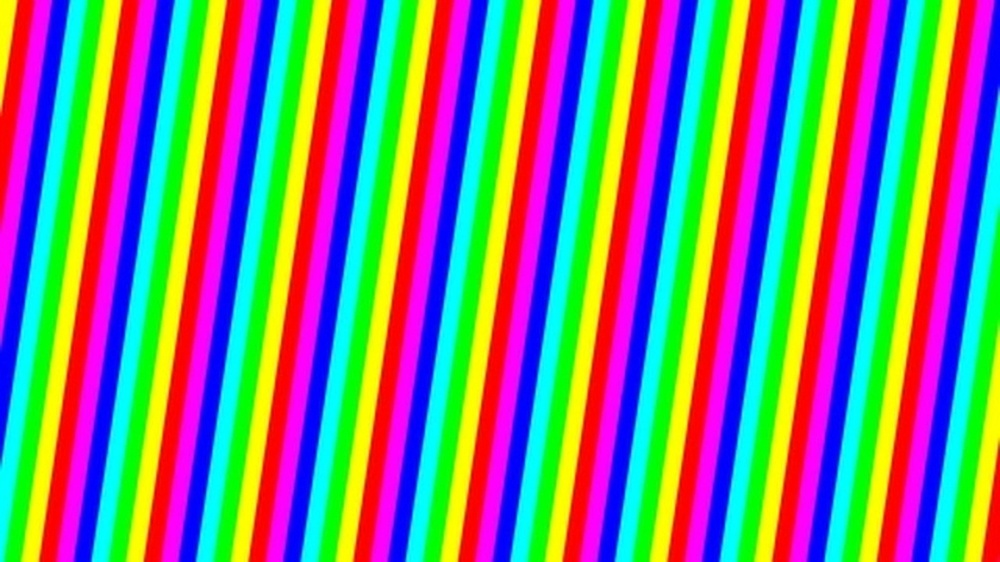
#> input picture current_abstract_video_image.jpg, 1000 x 562 px, shrunk from 3840 x 2160 before the run
$ python apply_max_contrast_final.py
#> lines starting #> are read from the running program, lines starting #| are printed output that depends on the picture
from PIL import Image, ImageEnhance
import numpy as np

def apply_max_contrast(image_path, output_path):
#> called with image_path = 'current_abstract_video_image.jpg', output_path = 'current_abstract_video_image.jpg'
    image = Image.open(image_path).convert("RGB")
#> image is the input picture: PIL image 1000x562 RGB; mean R, G, B 126.3, 127.6, 128.3
    np_image = np.asarray(image).astype(np.float32)

    # Scale each channel independently
    for c in range(3):
        channel = np_image[..., c]
        min_val = channel.min()
        max_val = channel.max()
        if max_val != min_val:
            np_image[..., c] = 255 * (channel - min_val) / (max_val - min_val)
#> this loop made 3 passes
#> pass 1, in apply_max_contrast, `channel = np_image[..., c]`:
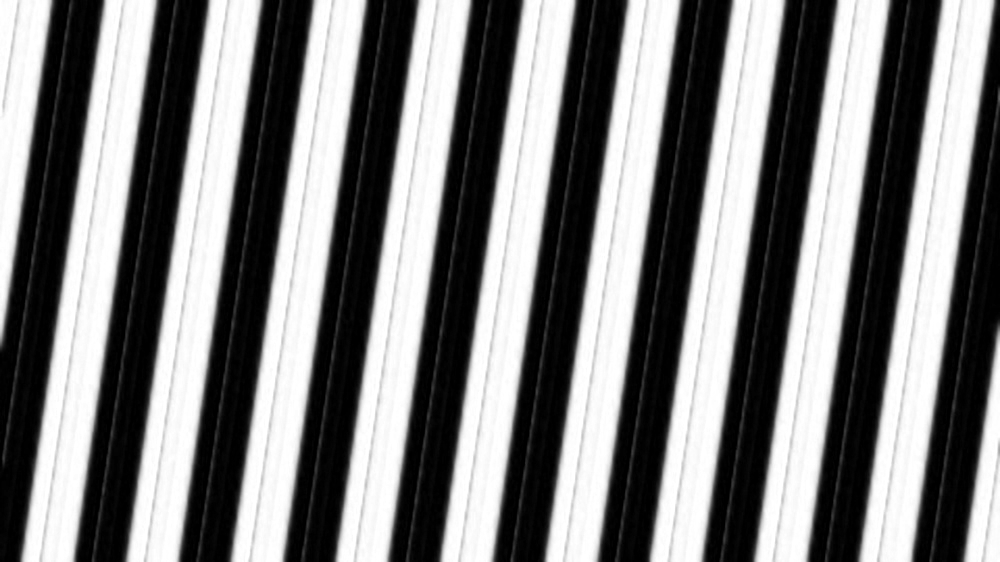
#> channel: shape (562, 1000) float32; min 0, max 255, mean 126.3
#> pass 2, in apply_max_contrast, `channel = np_image[..., c]`:
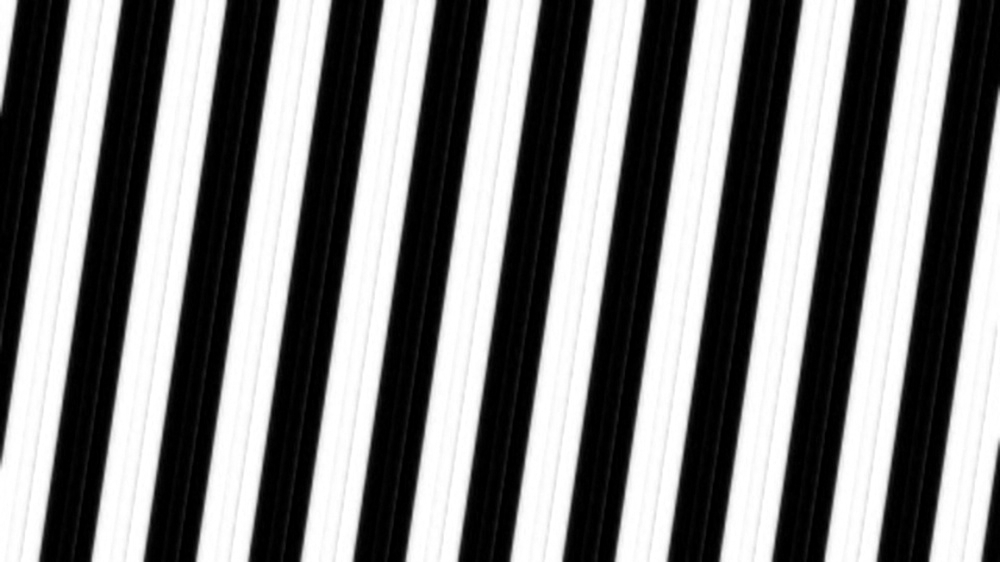
#> channel: shape (562, 1000) float32; min 0, max 255, mean 127.6
#> pass 3, in apply_max_contrast, `channel = np_image[..., c]`:
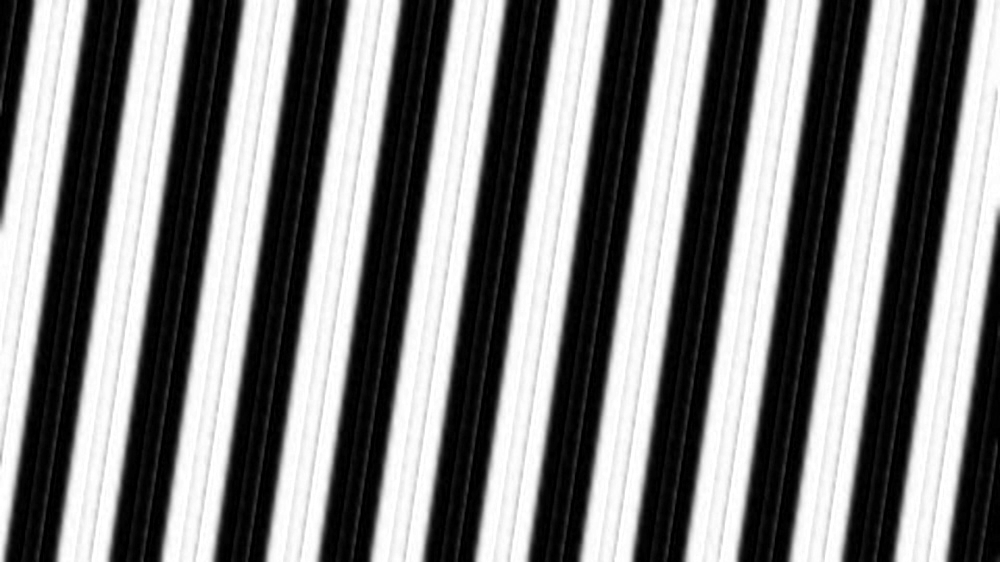
#> channel: shape (562, 1000) float32; min 0, max 255, mean 128.3

    new_image = Image.fromarray(np.clip(np_image, 0, 255).astype(np.uint8))
    new_image.save(output_path)

if __name__ == "__main__":
    apply_max_contrast("current_abstract_video_image.jpg", "current_abstract_video_image.jpg")

$ run again, with cloud_camouflage_resized.jpg copied over current_abstract_video_image.jpg
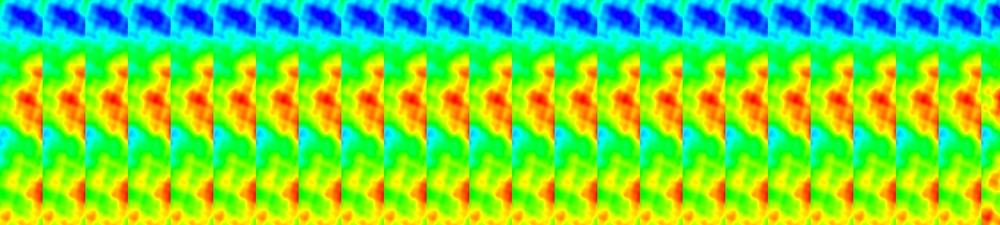
#> input picture cloud_camouflage_resized.jpg, 1000 x 225 px, shrunk from 12000 x 2700 before the run
#> in apply_max_contrast, image is the input picture: PIL image 1000x225 RGB; mean R, G, B 111.3, 217.9, 67.5
#> the loop in apply_max_contrast, `for c in range(3):` made 3 passes
#> pass 1, in apply_max_contrast, `channel = np_image[..., c]`:
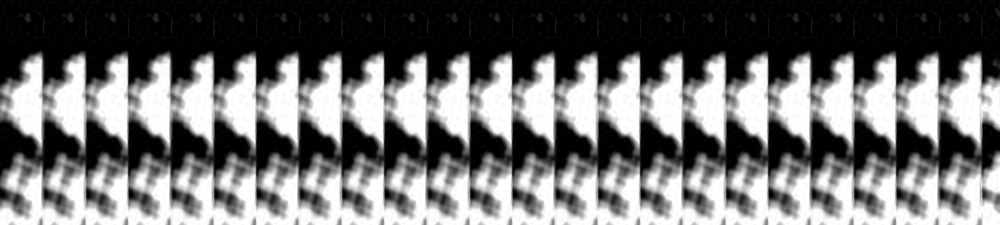
#> channel: shape (225, 1000) float32; min 0, max 255, mean 111.3
#> pass 3, in apply_max_contrast, `channel = np_image[..., c]`:
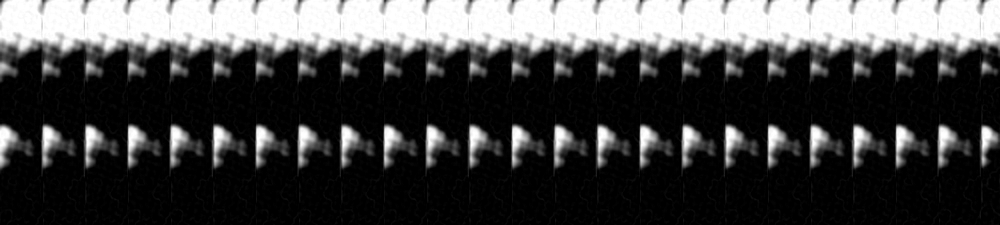
#> channel: shape (225, 1000) float32; min 0, max 255, mean 67.5

$ run again, with rainbow_gradient_heavy_contrast.jpg copied over current_abstract_video_image.jpg
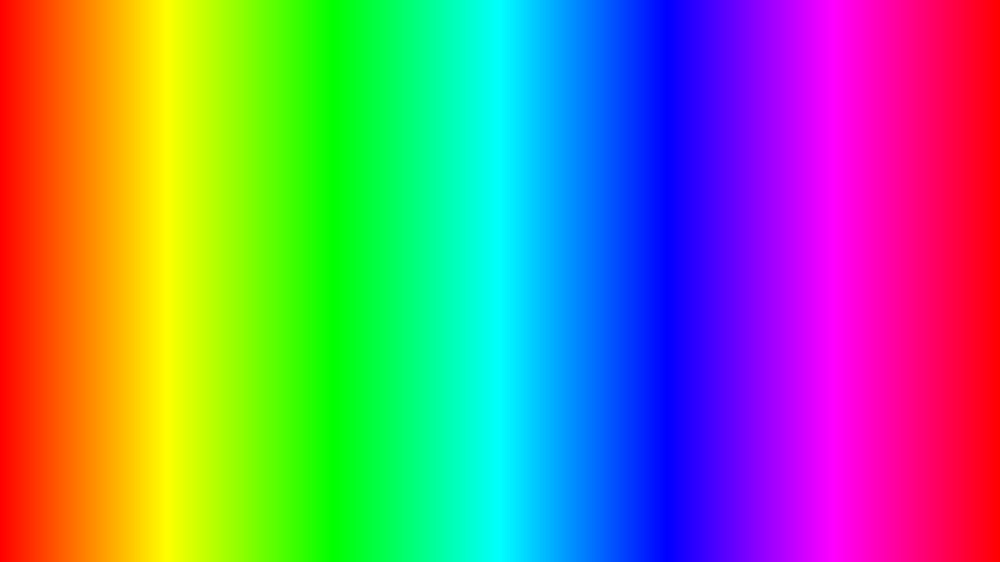
#> input picture rainbow_gradient_heavy_contrast.jpg, 1000 x 562 px, shrunk from 3840 x 2160 before the run
#> in apply_max_contrast, image is the input picture: PIL image 1000x562 RGB; mean R, G, B 127.4, 127.3, 127.3
#> the loop in apply_max_contrast, `for c in range(3):` made 3 passes
#> pass 1, in apply_max_contrast, `channel = np_image[..., c]`:
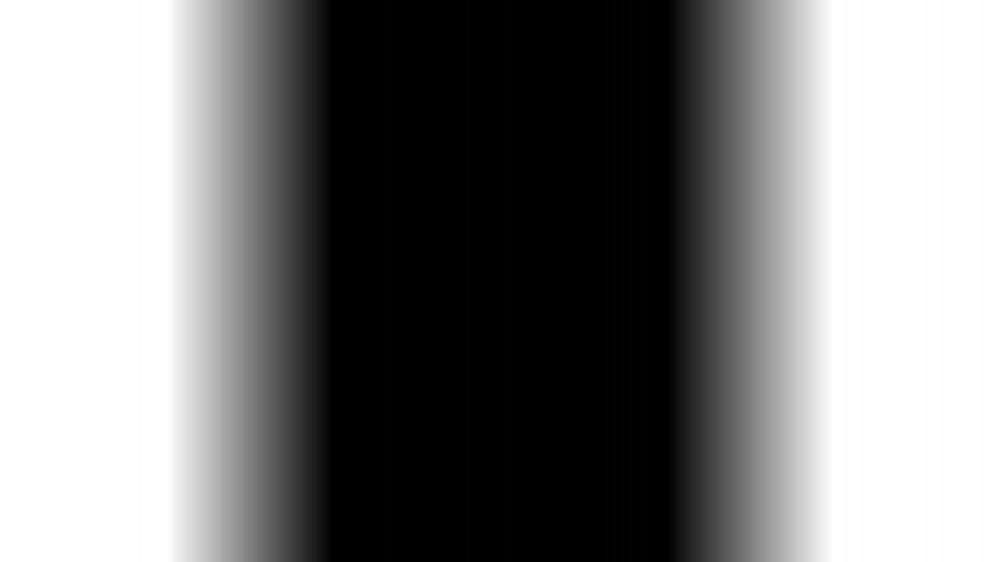
#> channel: shape (562, 1000) float32; min 0, max 255, mean 127.4
#> pass 3, in apply_max_contrast, `channel = np_image[..., c]`:
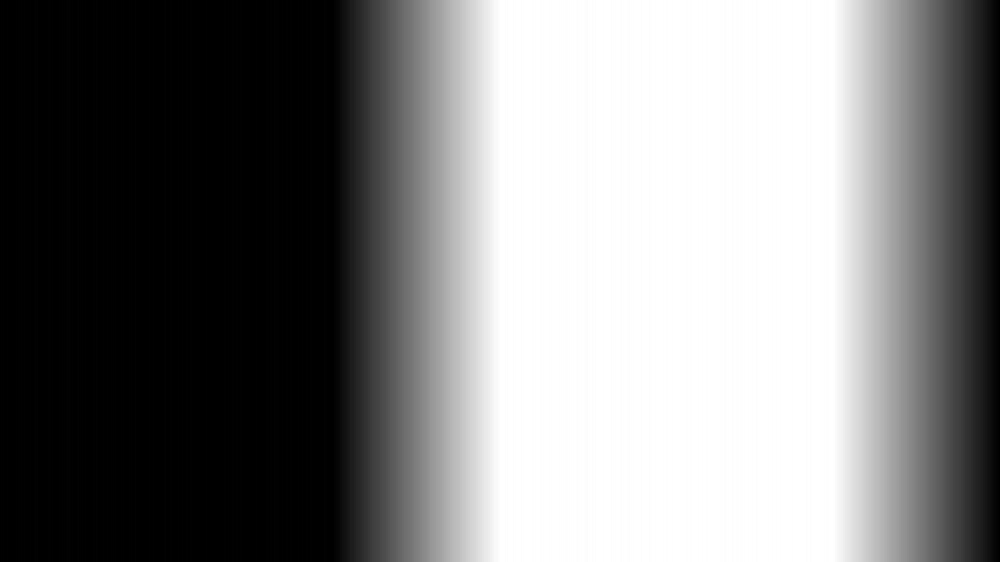
#> channel: shape (562, 1000) float32; min 0, max 255, mean 127.3
